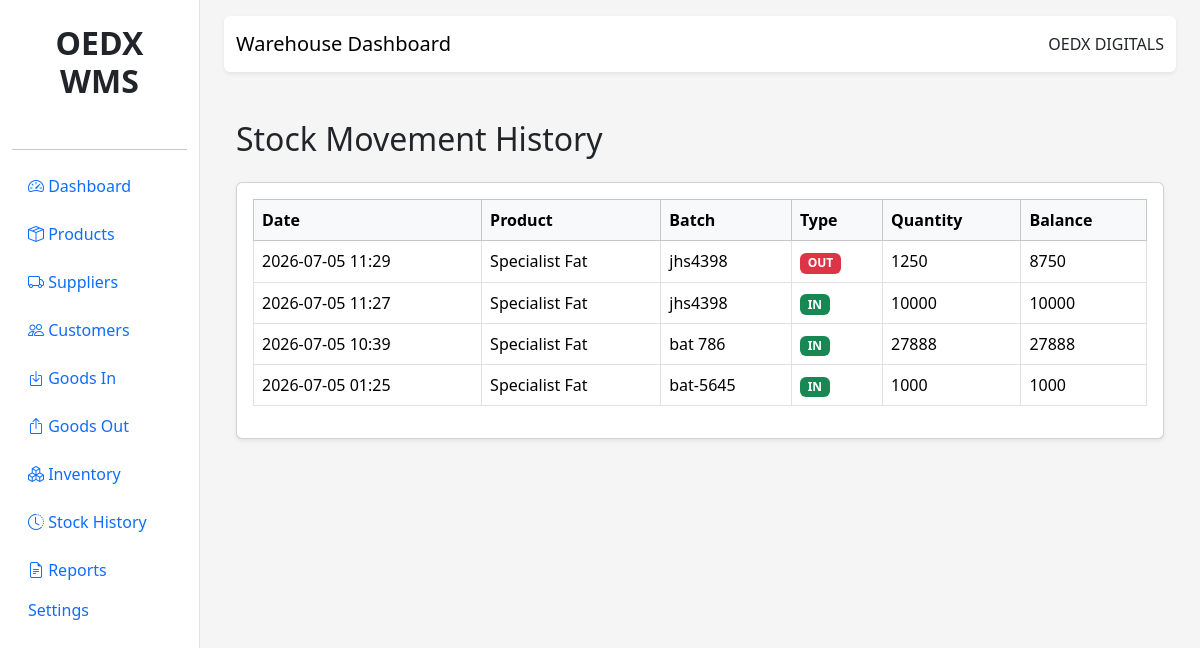
The page /stock/ (signed in) on the database its author committed.
### app/models/stock.py (models this page shows, shortened)
class StockMovement(db.Model):
    __tablename__ = "stock_movements"
    id = db.Column(db.Integer, primary_key=True)
    batch_id = db.Column(
        db.Integer,
        db.ForeignKey("batches.id"),
        nullable=False
    )
    movement_type = db.Column(
        db.String(20),
        nullable=False
    )  # IN, OUT, ADJUSTMENT
    reference_type = db.Column(
        db.String(50)
    )
    reference_id = db.Column(
        db.Integer
    )
    quantity = db.Column(
        db.Integer,
        nullable=False
    )
    balance = db.Column(
        db.Integer,
        nullable=False
    )
    user_id = db.Column(
        db.Integer,
        db.ForeignKey("users.id")
    )
    created_at = db.Column(
        db.DateTime,
        default=datetime.utcnow
    )

### app/models/product.py (models this page shows, shortened)
class Product(db.Model):
    __tablename__ = "products"
    id = db.Column(db.Integer, primary_key=True)
    name = db.Column(
        db.String(150),
        nullable=False
    )
    sku = db.Column(
        db.String(100),
        unique=True
    )
    barcode = db.Column(
        db.String(100),
        unique=True
    )
    category_id = db.Column(
        db.Integer,
        db.ForeignKey("categories.id")
    )
    brand = db.Column(
        db.String(100)
    )
    unit = db.Column(
        db.String(30)
    )
    minimum_stock = db.Column(
        db.Integer,
        default=0
    )
    description = db.Column(
        db.Text
    )
    status = db.Column(
        db.String(20),
        default="Active"
    )
    created_at = db.Column(
        db.DateTime,
        default=datetime.utcnow
    )
    batches = db.relationship(
        "Batch",
        backref="product",
        lazy=True,
        cascade="all, delete-orphan"
    )
    goods_in_items = db.relationship(
        "GoodsInItem",
        backref="product",
        lazy=True
    )

### app/models/batch.py (models this page shows, shortened)
class Batch(db.Model):
    __tablename__ = "batches"
    id = db.Column(db.Integer, primary_key=True)
    product_id = db.Column(
        db.Integer,
        db.ForeignKey("products.id"),
        nullable=False
    )
    supplier_id = db.Column(
        db.Integer,
        db.ForeignKey("suppliers.id")
    )
    batch_number = db.Column(
        db.String(100),
        unique=True,
        nullable=False
    )
    manufacture_date = db.Column(
        db.Date
    )
    expiry_date = db.Column(
        db.Date
    )
    quantity = db.Column(
        db.Integer,
        nullable=False,
        default=0
    )
    warehouse_location = db.Column(
        db.String(100)
    )
    status = db.Column(
        db.String(30),
        default="Available"
    )
    created_at = db.Column(
        db.DateTime,
        default=datetime.utcnow
    )
    goods_in_items = db.relationship(
        "GoodsInItem",
        backref="batch",
        lazy=True
    )
    goods_out_items = db.relationship(
        "GoodsOutItem",
        backref="batch",
        lazy=True
    )
    stock_movements = db.relationship(
        "StockMovement",
        backref="batch",
        lazy=True,
        cascade="all, delete-orphan"
    )

### app/blueprints/stock.py (the view)
@stock_bp.route("/")
@login_required
def index():
    movements = (
        StockMovement.query
        .order_by(
            StockMovement.created_at.desc()
        )
        .all()
    )
    return render_template(
        "stock/list.html",
        movements=movements
    )

### app/utils/auth.py (called while the page is built)
def login_required(view):
    @wraps(view)
    def wrapped(*args, **kwargs):
        if "user_id" not in session:
            return redirect(
                url_for("auth.login")
            )
        return view(*args, **kwargs)
    return wrapped

### templates/stock/list.html (shortened to what this page needs)
{% extends "base.html" %}
{% block content %}
<div class="container mt-4">
    <div class="d-flex justify-content-between align-items-center mb-3">
        <h2>Stock Movement History</h2>
    </div>
    <div class="card shadow-sm">
        <div class="card-body">
            <table class="table table-bordered table-hover">
                <thead class="table-light">
                    <tr>
                        <th>Date</th>
                        <th>Product</th>
                        <th>Batch</th>
                        <th>Type</th>
                        <th>Quantity</th>
                        <th>Balance</th>
                    </tr>
                </thead>
                <tbody>
                {% for movement in movements %}
                    <tr>
                        <td>{{ movement.created_at.strftime("%Y-%m-%d %H:%M") }}</td>
                        <td>{{ movement.batch.product.name }}</td>
                        <td>{{ movement.batch.batch_number }}</td>
                        <td>
                            {% if movement.movement_type == "IN" %}
                                <span class="badge bg-success">IN</span>
                            {% else %}
                                <span class="badge bg-danger">OUT</span>
                            {% endif %}
                        </td>
                        <td>{{ movement.quantity }}</td>
                        <td>{{ movement.balance }}</td>
                    </tr>
                {% else %}
                    <tr>
                        <td colspan="6" class="text-center">
                            No stock movements found.
                        </td>
                    </tr>
                {% endfor %}
                </tbody>
            </table>
        </div>
    </div>
</div>
{% endblock %}

### static/css/style.css (style rules this page uses)
body { background:#f5f5f5; }

### rows shown on the page
StockMovement: created_at "2026-07-05 11:29", batch.product.name "Specialist Fat", batch.batch_number "jhs4398", movement_type "OUT", quantity "1250", balance "8750"
StockMovement: created_at "2026-07-05 11:27", batch.product.name "Specialist Fat", batch.batch_number "jhs4398", movement_type "IN", quantity "10000", balance "10000"
StockMovement: created_at "2026-07-05 10:39", batch.product.name "Specialist Fat", batch.batch_number "bat 786", movement_type "IN", quantity "27888", balance "27888"
StockMovement: created_at "2026-07-05 01:25", batch.product.name "Specialist Fat", batch.batch_number "bat-5645", movement_type "IN", quantity "1000", balance "1000"
